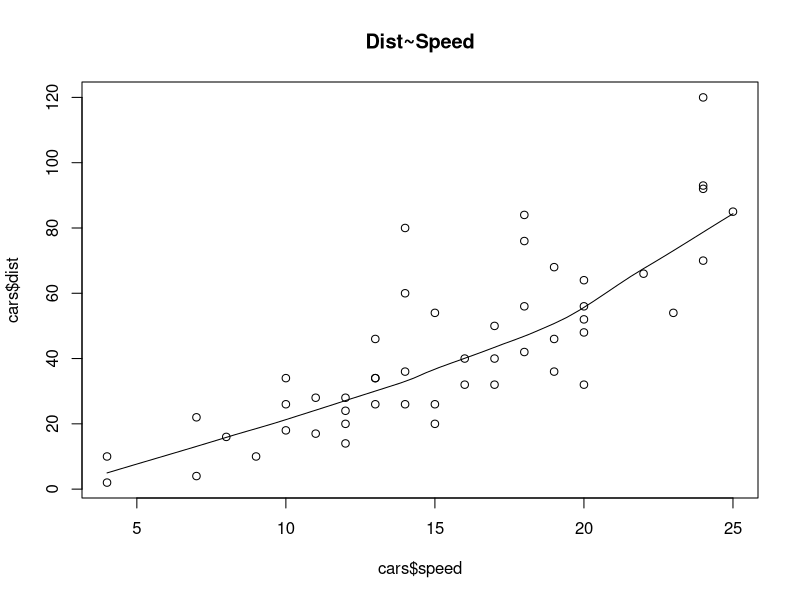
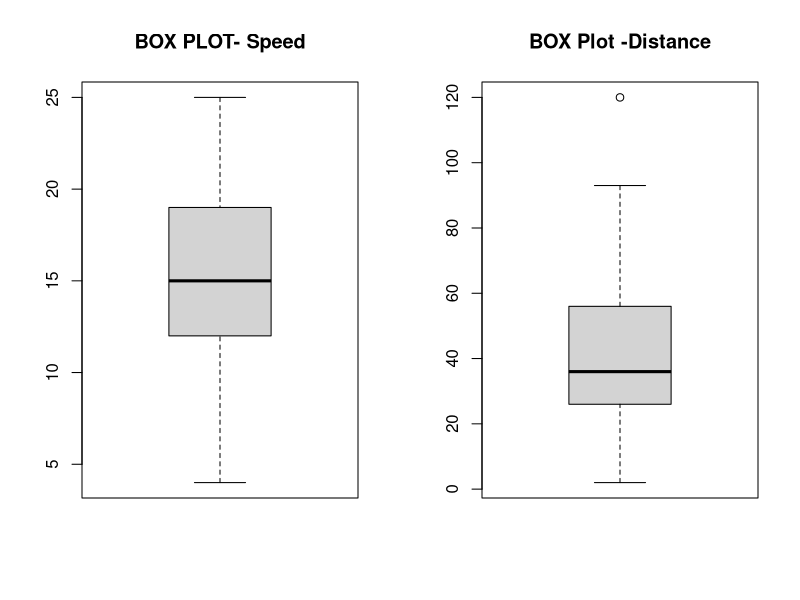
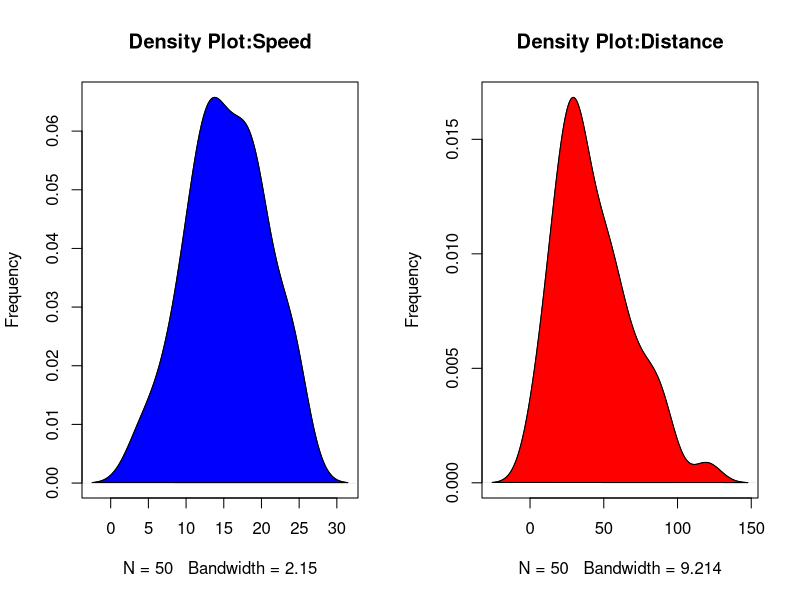

Recreate these plots in R, in order.
var<-lm(weight ~ height,data=women)
var
summary(var)
View(women)
#y=b0+b1*x
#weight~ -87.52+3.43*height

cars<-cars
View(cars)
summary(cars)

windows(20,12)
scatter.smooth(x=cars$speed,
               y=cars$dist,main="Dist~Speed")
windows(20,12)
par(mfrow=c(1,2))
#its for checking varience
boxplot(cars$speed,main="BOX PLOT- Speed")
boxplot(cars$dist,main="BOX Plot -Distance")
#here varience is not study..so no linear regression


windows(20,16)
par(mfrow=c(1,2))
plot(density(cars$speed),
     main="Density Plot:Speed",
     ylab="Frequency")
polygon(density(cars$speed),col="blue")

plot(density(cars$dist),
     main="Density Plot:Distance",
     ylab="Frequency")
polygon(density(cars$dist),col="red")

#Correlation
cor(cars$speed,cars$dist)
#correlation matrix
cor(cars)



#linear Regression
attach(cars)
linearmodel<-lm(dist ~ speed)
linearmodel


##